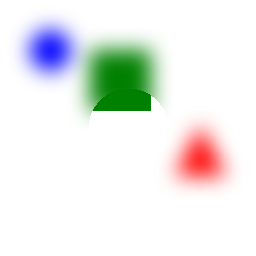
#> input picture img/foveated_scene.png, 256 x 256 px
$ python -i fovea.py   (imports and definitions only)
#> lines starting #> are read from the running program, lines starting #| are printed output that depends on the picture; after the words box and inside, x2 and y2 are one past the last pixel; in counts of white or black regions, pixels touching at a corner belong together
from __future__ import annotations

from dataclasses import dataclass
from typing import Sequence

import numpy as np
from PIL import Image, ImageFilter


ImageInput = Image.Image | np.ndarray


@dataclass(frozen=True)
class FovealConfig:
    """Parameters for radial foveation."""

    fovea_radius: float = 55.0
    blur_radii: Sequence[float] = (0.0, 10.0)


class BasicFovealModel:
    """Blend an image pyramid so acuity decreases with distance from fixation."""

    def __init__(self, config: FovealConfig | None = None) -> None:
        self.config = config or FovealConfig()
        if len(self.config.blur_radii) != 2 or self.config.blur_radii[0] != 0:
            raise ValueError("blur_radii must contain sharp and peripheral levels")

    def __call__(
        self,
        image: ImageInput,
        fixation: tuple[float, float] | None = None,
        return_numpy: bool | None = None,
    ) -> Image.Image | np.ndarray:
        pil_image = self._to_pil(image)
        if fixation is None:
            fixation = (pil_image.width / 2.0, pil_image.height / 2.0)

        layers = [
            pil_image if radius == 0 else pil_image.filter(ImageFilter.GaussianBlur(radius))
            for radius in self.config.blur_radii
        ]
        result = self._blend_layers(layers, fixation)

        if return_numpy is None:
            return_numpy = isinstance(image, np.ndarray)
        if return_numpy:
            return np.asarray(result)
        return result

    def acuity_mask(
        self,
        size: tuple[int, int],
        fixation: tuple[float, float],
    ) -> np.ndarray:
        """Return 1 in the clear fovea and 0 in the blurred periphery."""

        width, height = size
        xs, ys = np.meshgrid(np.arange(width), np.arange(height))
        distance = np.hypot(xs - fixation[0], ys - fixation[1])
        return (distance < self.config.fovea_radius).astype(np.float32)

    def _blend_layers(
        self,
        layers: Sequence[Image.Image],
        fixation: tuple[float, float],
    ) -> Image.Image:
        width, height = layers[0].size
        xs, ys = np.meshgrid(np.arange(width), np.arange(height))
        distance = np.hypot(xs - fixation[0], ys - fixation[1])

        clear = np.asarray(layers[0])
        peripheral = np.asarray(layers[1])
        mask = (distance < self.config.fovea_radius)[..., None]
        result = np.where(mask, clear, peripheral)
        return Image.fromarray(result.astype(np.uint8), mode=layers[0].mode)

    @staticmethod
    def _to_pil(image: ImageInput) -> Image.Image:
        if isinstance(image, Image.Image):
            return image.convert("RGB")
        array = np.asarray(image)
        if array.dtype != np.uint8:
            array = np.clip(array, 0, 255).astype(np.uint8)
        if array.ndim == 2:
            return Image.fromarray(array, mode="L").convert("RGB")
        if array.ndim == 3 and array.shape[2] in (3, 4):
            return Image.fromarray(array).convert("RGB")
        raise ValueError("image must be a PIL image or a 2D/3D NumPy image array")

>>> import cv2
>>> picture = cv2.imread('../../img/foveated_scene.png', cv2.IMREAD_GRAYSCALE)
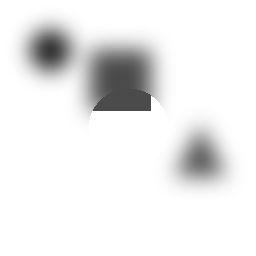
#> picture: shape (256, 256); min 56, max 255, mean 236.5
>>> result = BasicFovealModel()(picture)
#> in __call__, `layers = [ pil_image if radius == 0 else pil_image.filter(ImageFilter...`: layers = 2 items
#> in _blend_layers, `peripheral = np.asarray(layers[1])`:
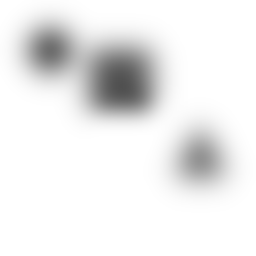
#> peripheral: shape (256, 256, 3); min 80, max 255, mean 236.5
#> in _blend_layers, `result = np.where(mask, clear, peripheral)`:
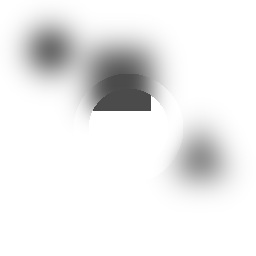
#> result: shape (256, 256, 3); min 75, max 255, mean 236.4
#> in _blend_layers, `result = np.where(mask, clear, peripheral)`:
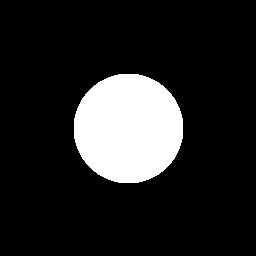
#> mask: shape (256, 256, 1) bool; 14.4% white; 1 white region, box (x1, y1, x2, y2) and area: (74, 74, 183, 183) 9465
#> in __call__, `return_numpy = isinstance(image, np.ndarray)`: return_numpy = True
